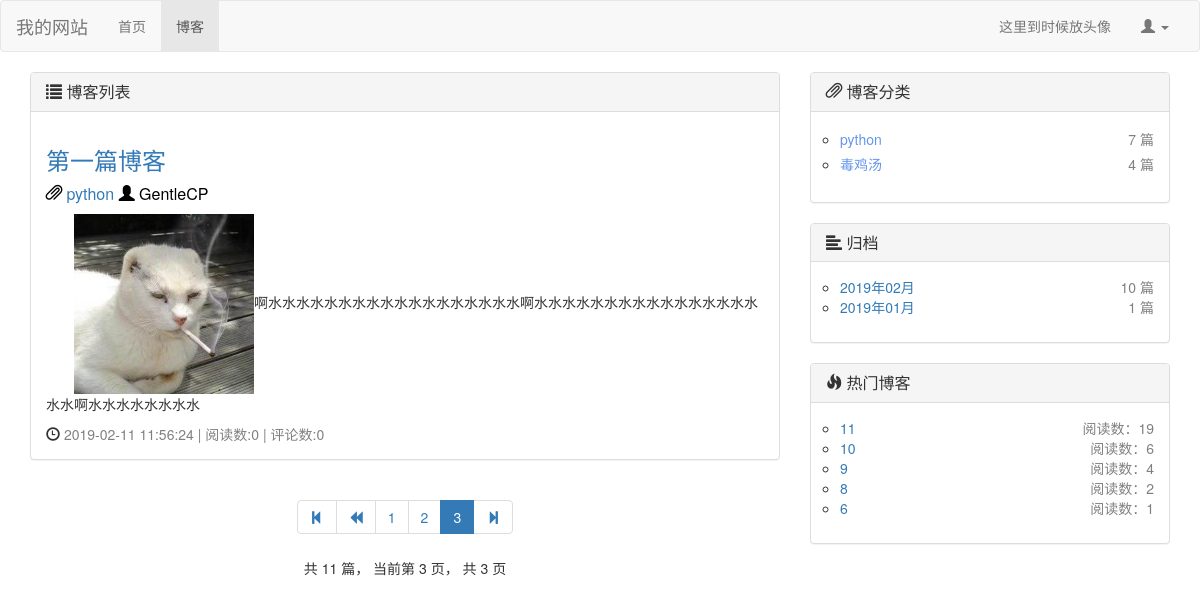
The page /blog/?page=3 on the database as committed earlier.
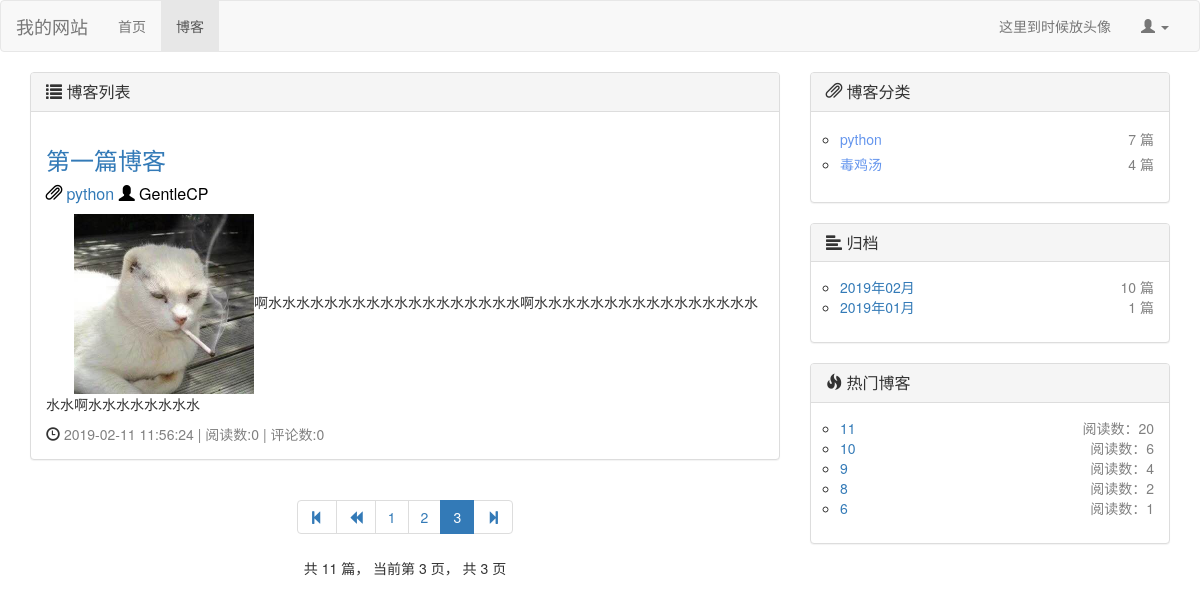
The same page on the database as committed later.
### blog/models.py (models this page shows, shortened)
class Blog(models.Model, ReadNumExtendMethod):
    title = models.CharField(max_length=40, verbose_name="标题")
    blog_type = models.ForeignKey(BlogType, on_delete=models.DO_NOTHING, verbose_name="博客类型")
    author = models.ForeignKey(User, on_delete=models.DO_NOTHING, verbose_name="作者")
    content = RichTextUploadingField(verbose_name="内容")
    created_time = models.DateTimeField(auto_now_add=True, verbose_name="创建时间")
    last_modified_time = models.DateTimeField(auto_now=True, verbose_name="上次修改时间")
    class Meta:
        ordering = ['-created_time', ]  # 这里让前端网页在对从request获取到的数据排序按照创建时间由新到旧

class BlogType(models.Model):
    type_name = models.CharField(max_length=30, verbose_name="博客类型")

### read_statistic/models.py (models this page shows, shortened)
class ReadNum(models.Model):
    read_num = models.IntegerField(default=0)
    content_type = models.ForeignKey(ContentType,on_delete=models.DO_NOTHING) # 将ContentType绑定作为外键生成contenttype对象
    object_id = models.PositiveIntegerField() # 对象的id，确定了对象后根据id唯一定位对象
    content_object = GenericForeignKey('content_type','object_id') # 将上面两个合并成一个content对象

### blog/views.py (the view)
# urls.py: path('',views.get_blog_list,name = "blog_list"), # blog list
def get_blog_list(request):
    all_blogs = Blog.objects.all()  # 获取所有的blog
    context = get_blog_common(request, all_blogs)  # 调用公共代码函数，返回context
    return render(request, 'blog_list.html', context)

### blog/utils.py (called while the page is built)
def blogs_pagination(request, all_blogs):
    blog_paginator = Paginator(all_blogs, settings.BLOGS_PER_PAGE)  # 博客分页器，5条一页
    page_num = request.GET.get('page', 1)  # 获取url请求中页面的参数
    blogs_in_page = blog_paginator.get_page(page_num)  # 根据页面获取到该页的blog对象
    current_page_num = blogs_in_page.number  # 当前页面
    page_range = [i for i in [current_page_num - 2, current_page_num - 1, current_page_num,
                              current_page_num + 1, current_page_num + 2] if
                  i > 0 and i <= blog_paginator.num_pages]
    return blogs_in_page, page_range

def get_blog_types():
    blog_types = BlogType.objects.all()
    for blog_type in blog_types:
        blog_count = Blog.objects.filter(blog_type=blog_type).count()  # 根据博客类型统计该类型下的博客数量
        blog_type.blog_count = blog_count
    return blog_types

def get_blog_dates():
    blog_dates = Blog.objects.dates('created_time', 'month', order='DESC')  # 按月份返回博客,是个dates对象
    blog_dates_dic = {}
    for blog_date in blog_dates:
        blog_count = Blog.objects.filter(created_time__year=blog_date.year,
                                         created_time__month=blog_date.month).count()  # 根据取到的月份博客的年月属性挑出博客
        blog_dates_dic[blog_date] = blog_count
    return blog_dates_dic

def get_hot_blogs():
    hot_blogs = []
    ct = ContentType.objects.get_for_model(Blog)
    readnums = ReadNum.objects.filter(content_type=ct).order_by('-read_num')  # 暗转阅读量获取
    num_of_hot_blogs = readnums.count()  # 总的已读文章数
    for i in range(num_of_hot_blogs if num_of_hot_blogs < settings.NUM_OF_HOT_BLOGS else settings.NUM_OF_HOT_BLOGS):
        hot_blog = Blog.objects.get(id=readnums[i].object_id)
        hot_blogs.append(hot_blog)
    return hot_blogs

### blog/views.py (called while the page is built)
def get_blog_common(request, all_blogs):
    context = {}
    blogs_in_page, page_range = blogs_pagination(request, all_blogs)
    blog_types = get_blog_types()
    blog_dates_dic = get_blog_dates()
    hot_blogs = get_hot_blogs()
    context['blogs_in_page'] = blogs_in_page
    context['page_range'] = page_range  # 选取当前页面和邻近的4页作为分页显示
    context['blog_types'] = blog_types  # 统计了博客数量的博客类型
    context['blog_dates'] = blog_dates_dic  # 统计了博客数量的按月博客
    context['hot_blogs'] = hot_blogs  # 热门博客
    return context

### comment/templatetags/comment_tags.py (called while the page is built)
@register.simple_tag  # simple_tag允许传入多个参数
def get_comment_num(obj):
    content_type = ContentType.objects.get_for_model(obj)  # 通过对象获取content_type
    comment_num = Comment.objects.filter(content_type=content_type, object_id=obj.id).count()  # 评论数
    return comment_num

### blog/templates/blog_list.html (shortened to what this page needs)
{% extends 'base.html' %}
{% block nav_blog_active %}active{% endblock %}
{% load staticfiles %}
{% load comment_tags %}
{% block head_extends %}
    <link rel="stylesheet" href="{% static 'css/blog.css' %}">
{% endblock %}
{% block content %}
    <div class="container">
        <div class="row">
            <div class="col-md-8">
                <div class="panel panel-default">
                    <div class="panel-heading">
                        <h3 class="panel-title">{% block blog-head %}<span class="glyphicon glyphicon-list"
                                                                           aria-hidden="true"></span>
                            博客列表{% endblock %}</h3>
                    </div>
                    <div class="panel-body">
                        {% for blog in blogs_in_page.object_list %}
                            <div class="blog">
                                <h3><a href={% url 'blog_detail' blog.id %}>{{ blog.title }}</a></h3>
                                <p class="blog-info">
                                    <span class="glyphicon glyphicon-paperclip"
                                          aria-hidden="true"></span> <a
                                        href= {% url 'blog_with_type' blog.blog_type.id %}>{{ blog.blog_type.type_name }}</a>
                                    <span class="glyphicon glyphicon-user"
                                          aria-hidden="true"></span> {{ blog.author }}
                                </p>
                                <div class="blog-outline">
                                    {{ blog.content | truncatechars:150 |safe}}
                                </div>
                                <nobr><span class="glyphicon glyphicon-time"
                                          aria-hidden="true"></span> <font
                                        color="gray">{{ blog.last_modified_time|date:"Y-m-d H:i:s" }}</font></nobr>
                                <nobr><font color="gray"> | 阅读数:{{ blog.get_read_num }}</font></nobr>
                            <nobr><font color="gray"> | 评论数:{% get_comment_num blog %}</font></nobr>
                            </div>
                        {% empty %}
                            暂无博客，赶快去写一个吧~
                        {% endfor %}
                    </div>
                </div>
                <div class="blog-paging">
                    <ul class="pagination">
                        <li>
                            <a href="?page=1" aria-label="Previous">
                                    <span aria-hidden="true">
                                         <span class="glyphicon glyphicon-step-backward" aria-hidden="true"></span>
                                    </span>
                            </a>
                        </li>
                        {% if blogs_in_page.has_previous %}
                            <li>
                                <a href="?page={{ blogs_in_page.previous_page_number }}" aria-label="Previous">
                                         <span aria-hidden="true">
                                         <span class="glyphicon glyphicon-backward" aria-hidden="true"></span>
                                    </span>
                                </a>
                            </li>
                        {% endif %}
                        {% for page_num in page_range %}
                            {% if page_num == blogs_in_page.number %}
                                <li class="active">
                                    <span>{{ page_num }} <span class="sr-only">(current)</span></span>
                                </li>
                            {% else %}
                                <li><a href="?page={{ page_num }}">{{ page_num }}</a></li>
                            {% endif %}
                        {% endfor %}
                        <li>
                            <a href="?page={{ blogs_in_page.paginator.num_pages }}" aria-label="Previous">
                                    <span aria-hidden="true">
                                        <span class="glyphicon glyphicon-step-forward" aria-hidden="true"></span>
                                    </span>
                            </a>
                        </li>
                    </ul>
                    <p>
                        共 {{ blogs_in_page.paginator.count }} 篇，
                        当前第 {{ blogs_in_page.number }} 页，
                        共 {{ blogs_in_page.paginator.num_pages }} 页
                    </p>
                </div>
            </div>
            <div class="col-md-4">
                <div class="panel panel-default">
                    <div class="panel-heading">
                        <h3 class="panel-title"><span class="glyphicon glyphicon-paperclip"
                                                      aria-hidden="true"></span> 博客分类</h3>
                    </div>
                    <div class="panel-body">
                        <ul class="blog-types">
                            {% for blog_type in blog_types %}
                                <li style="line-height:25px">
                                    <nobr class ="blog-url"><a href= {% url 'blog_with_type' blog_type.id %}>
                                        <font color="#6495ed"> {{ blog_type.type_name }} </font></a></nobr>
                                    <nobr class = "blog-arg">{{ blog_type.blog_count }} 篇</nobr>
                                </li>
                            {% empty %}
                                <li><a>暂无类型，赶快去添加分类吧~</a></li>
                            {% endfor %}
                        </ul>
                    </div>
                </div>
                <div class="panel panel-default">
                    <div class="panel-heading">
                        <h3 class="panel-title"><span class="glyphicon glyphicon-align-left"
                                                      aria-hidden="true"></span> 归档</h3>
                    </div>
                    <div class="panel-body">
                        <ul class="blog-types">
                            {% for blog_date, blog_count in blog_dates.items %}
                                <li>
                                    <nobr class="blog-url"><a
                                            href= {% url 'blog_with_date'  blog_date.year blog_date.month %}>
                                        {{ blog_date | date:"Y年m月" }}</a></nobr>
                                    <nobr class="blog-arg">{{ blog_count }} 篇</nobr>
                                </li>
                            {% endfor %}
                        </ul>
                    </div>
                </div>
                <div class="panel panel-default">
                    <div class="panel-heading">
                        <h3 class="panel-title"><span class="glyphicon glyphicon-fire"
                                                      aria-hidden="true"></span> 热门博客</h3>
                    </div>
                    <div class="panel-body">
                        <ul class="blog-types">
                            {% for hot_blog in hot_blogs %}
                                <li>
                                    <nobr class="blog-url"><a href={% url 'blog_detail' hot_blog.id %}>
                                        {{ hot_blog.title }} </a></nobr>
                                    <nobr class="blog-arg">阅读数：{{ hot_blog.get_read_num }}</nobr>
                                </li>
                            {% endfor %}
                        </ul>
                    </div>
                </div>
            </div>
        </div>
    </div>
{% endblock %}

### templates/base.html (shortened to what this page needs)
{% load staticfiles %}
<!DOCTYPE html>
<html lang="zh-CN">
<head>
    <link rel="stylesheet" href="{% static 'bootstrap@3.3.7/css/bootstrap.min.css' %}">
    {% block head_extends %}{% endblock %}
</head>
<body>
<nav class="navbar navbar-default">
    <div class="container-fluid">
        <div class="navbar-header">
            <a class="navbar-brand" href= {% url 'index' %}>我的网站</a>
        </div>
        <div class="collapse navbar-collapse" id="bs-example-navbar-collapse-1">
            <ul class="nav navbar-nav">
                <li class={% block nav_index_active %}{% endblock %}><a href={% url 'index' %}>首页 </a></li>
                <li class={% block nav_blog_active %}{% endblock %}><a href="{% url 'blog_list' %}">博客</a></li>
            </ul>
            <ul class="nav navbar-nav navbar-right">
                <li><a href="#">这里到时候放头像</a></li>
                <li class="dropdown">
                    <a href="#" class="dropdown-toggle" data-toggle="dropdown" role="button"
                       aria-haspopup="true"
                       aria-expanded="false">
                        {% if user.is_authenticated %}
                            <nobr> {{ user.username }}</nobr>
                        {% else %}
                            <span class="glyphicon glyphicon-user" aria-hidden="true"></span>
                        {% endif %}
                        <span class="caret"></span></a>
                </li>
            </ul>
        </div>
    </div>
</nav>
{% block content %}{% endblock %}
</body>
</html>

### static/css/blog.css (style rules this page uses)
ul.blog-types { list-style-type: circle; padding-left: 1em; }
ul.blog-types nobr.blog-url { color: #6495ed; }
ul.blog-types nobr.blog-arg { color: #808080; float: right; }
div.blog { margin-top: 0.5em; }
div.blog p.blog-info { margin-bottom: 0.5em; font-size: medium; color: #000000; }
div.blog-outline { text-indent: 2em; }
div.blog-paging { text-align: center; }

Rows that differ between the two databases and show on the page:
changed through a linked row, Blog (number 2 of 6 on the later page): get_read_num "19" → "20"
